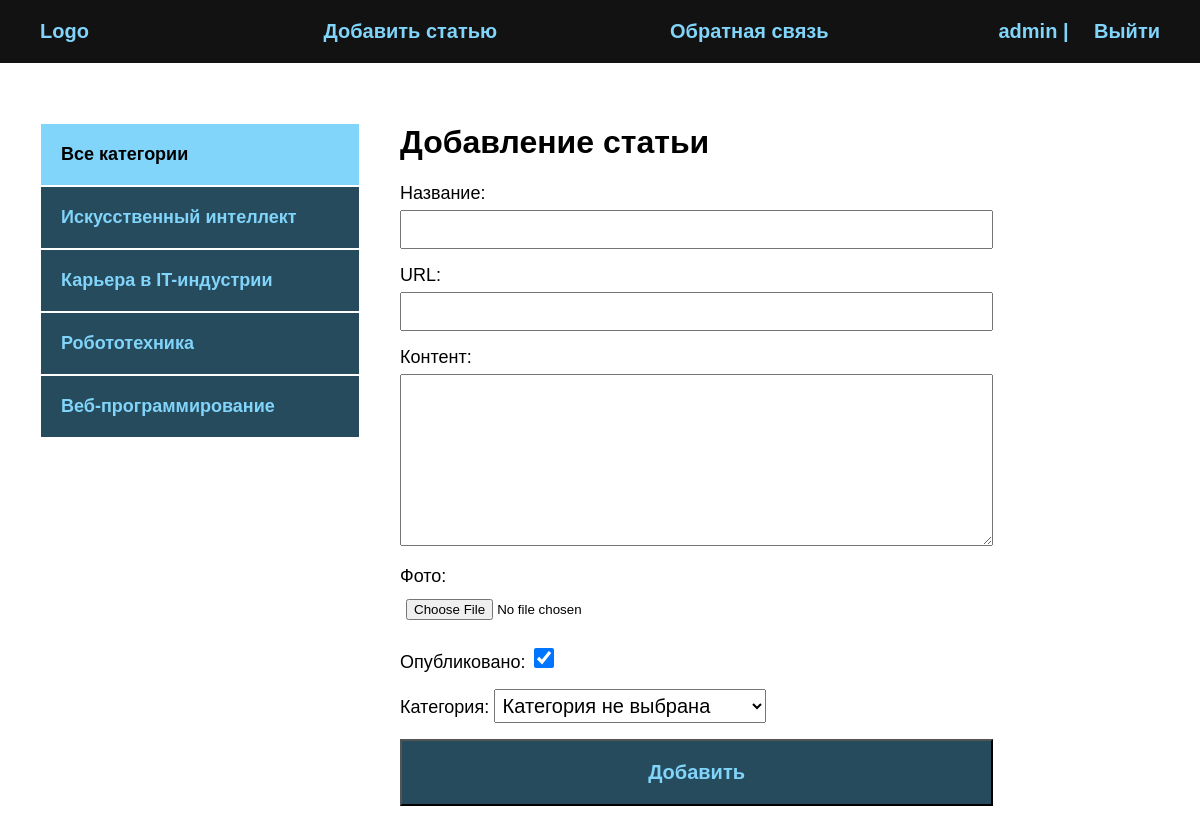
Screenshot of /addpage/ (signed in) with the database file from the repository.
### blog/models.py (models this page shows)
class Category(models.Model):
    name = models.CharField(max_length=100, verbose_name="Категория")
    slug = models.SlugField(max_length=100, unique=True, verbose_name="URL")
    def __str__(self):
        return self.name
    def get_absolute_url(self):
        return reverse('category', kwargs={'cat_slug': self.slug})
    class Meta:
        verbose_name = "категорию"
        verbose_name_plural = "Категории"

### blog/views.py (the view)
# urls.py: path('addpage/', AddPage.as_view(), name='add_page'),
class AddPage(LoginRequiredMixin, DataMixin, CreateView):
    form_class = AddPostForm
    template_name = 'blog/addpage.html'
    success_url = reverse_lazy('index')
    login_url = reverse_lazy('login')
    def get_context_data(self, *, object_list=None, **kwargs):
        context = super().get_context_data(**kwargs)
        c_def = self.get_user_context(title="Добавление статьи")
        return dict(list(context.items()) + list(c_def.items()))

### blog/forms.py
class AddPostForm(forms.ModelForm):
    def __init__(self, *args, **kwargs):
        super().__init__(*args, **kwargs)
        self.fields['cat'].empty_label = "Категория не выбрана"
    class Meta:
        model = Blog
        fields = ['title', 'slug', 'content', 'photo', 'is_published', 'cat']
        widgets = {
            'title': forms.TextInput(attrs={'class': 'form-input'}),
            'slug': forms.TextInput(attrs={'class': 'form-input'}),
            'content': forms.Textarea(attrs={'class': 'form-input', 'cols': 60}),
        }

### blog/utils.py (called while the page is built)
    def get_user_context(self, **kwargs):
        context = kwargs
        cats = Category.objects.annotate(Count('blog'))
        user_menu = menu.copy()
        if not self.request.user.is_authenticated:
            user_menu.pop(0)
        context['menu'] = user_menu
        context['cats'] = cats
        if 'cat_selected' not in context:
            context['cat_selected'] = 0
        return context

### blog/templates/blog/addpage.html (shortened to what this page needs)
{% extends 'blog/base.html' %}
{% block content %}
<h1>{{ title }}</h1>
<form action="{% url 'add_page' %}" method="post" enctype="multipart/form-data">
    {{ form.as_p }}
    <button>Добавить</button>
</form>
{% endblock %}

### blog/templates/blog/base.html (shortened to what this page needs)
<!DOCTYPE html>
{% load static %}
{% load blog_tags %}
<html lang="en">
<head>
    <link rel="stylesheet" href="{% static 'css/style.css' %}">
</head>
<body>
  <div class="header">
      <div class="wrap">
          <ul class="mainmenu">
              <li class="logo"><a href="{% url 'index' %}">Logo</a></li>
              {% for m in menu %}
              <li class="last"><a href="{% url m.url_name %}">{{ m.title }}</a></li>
              {% endfor %}
              {% if request.user.is_authenticated %}
              <li class="last">{{ user.username }} | <a href="{% url 'logout' %}">Выйти</a></li>
              {% else %}
              <li class="last"><a href="{% url 'register' %}">Регистрация</a> |
                  <a href="{% url 'login' %}">Войти</a></li>
              {% endif %}
          </ul>
      </div>
  </div>
  <div class="content">
    <div class="wrap">
       <div class="sidebar">
            <ul>
                {% if cat_selected == 0 %}
                <li class="selected">Все категории</li>
                {% else %}
                <li><a href="{% url 'index' %}">Все категории</a></li>
                {% endif %}
                {% for c in cats %}
                    {% if c.blog__count > 0 %}
                        {% if c.pk == cat_selected %}
                        <li class="selected">{{ c.name }}</li>
                        {% else %}
                        <li><a href="{{ c.get_absolute_url }}">{{ c.name }}</a></li>
                        {% endif %}
                    {% endif %}
                {% endfor %}
            </ul>
       </div>
        <div class="main">
          {% block content %}
          {% endblock %}
        </div>
    </div>
  </div>
</body>
</html>

### blog/static/css/style.css (style rules this page uses)
body { margin: 0; padding: 0; background: #264b5d; font-family: Verdana, Geneva, Tahoma, sans-serif; }
.wrap { max-width: 1200px; margin: 0 auto; }
.content .wrap { background: #FFF; padding: 40px; box-sizing: border-box; display: flex; }
ul { list-style: none; margin: 0; padding: 0; }
a { color: #81d4fa; text-decoration: none; padding: 20px; }
.header { background: #121212; }
.mainmenu { display: flex; align-items: center; font-size: 20px; font-weight: bold; padding: 20px; justify-content: space-between; }
.logo { flex-basis: 20%; }
.last { flex-basis: 40%; text-align: right; color: #81d4fa; }
.sidebar ul { width: 320px; margin-right: 40px; margin-top: 20px; }
.sidebar a { padding: 20px; display: block; border: 1px solid #FFF; background: #264b5d; font-weight: bold; font-size: 18px; }
.selected { font-size: 18px; padding: 20px; border: 1px solid #FFF; font-weight: bold; background: #81d4fa; }
.form-input { width: 100%; padding: 10px; box-sizing: border-box; }
button { background: #264b5d; width: 100%; padding: 20px; color: #81d4fa; font-size: 20px; font-weight: bold; cursor: pointer; }
form label { font-size: 18px; }
input, textarea { width: 100%; margin-top: 6px; padding: 6px; box-sizing: border-box; }
label { font-size: 20px; }
#id_is_published { width: 20px; height: 20px; }
#id_cat { font-size: 20px; padding: 4px; }
.last a { display: inline; }

### rows the page displays
Category: name "Искусственный интеллект"
Category: name "Карьера в IT-индустрии"
Category: name "Робототехника"
Category: name "Веб-программирование"

### other values shown
{{ m.title }} "Добавить статью" "Обратная связь"
{{ user.username }} "admin"
{{ title }} "Добавление статьи"
